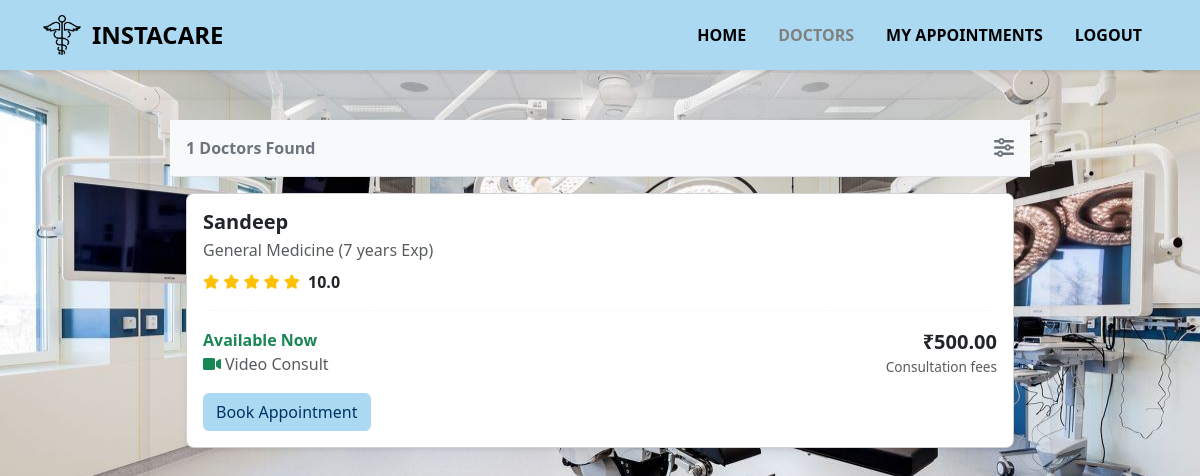
Screenshot of /doctor/ with the database file from the repository.
### doctor/models.py (models this page shows, shortened)
class Doctor(models.Model):
    name = models.CharField(max_length=100)
    specialization = models.CharField(max_length=100)
    hospital = models.CharField(max_length=100)
    experience = models.IntegerField()
    is_available = models.BooleanField(default=True)
    fee = models.DecimalField(max_digits=6, decimal_places=2,default=500)
    rating = models.FloatField()
    address= models.TextField(default='Not Provided')

### doctor/views.py (the view)
# urls.py: path('', views.doctor, name='doctor'),
def doctor(request):
    doctors = Doctor.objects.all()
    return render(request, 'doctor.html', {'doctors': doctors})

### templates/doctor.html (shortened to what this page needs)
{% load static %}
<!DOCTYPE html>
<html lang="en">
<head>
  <link href="https://cdn.jsdelivr.net/npm/bootstrap@5.3.3/dist/css/bootstrap.min.css" rel="stylesheet">
  <link rel="stylesheet" href="https://cdnjs.cloudflare.com/ajax/libs/font-awesome/6.0.0-beta3/css/all.min.css">
  <link rel="stylesheet" href="{% static 'css/style4.css' %}">
</head>
<body>
<nav class="navbar navbar-expand-lg">
  <div class="container d-flex justify-content-between align-items-center">
    <div class="d-flex align-items-center logo">
      <img src="{% static 'images/logo.png' %}" alt="Logo" style="height: 40px; margin-right: 10px;" />
      <span>INSTACARE</span>
    </div>
    <ul class="nav d-none d-lg-flex">
      <li class="nav-item"><a href="{% url 'patient_dashboard' %}" class="nav-link">HOME</a></li>
      <li class="nav-item"><a href="{% url 'doctor' %}" class="nav-link active">DOCTORS</a></li>
      <li class="nav-item"><a href="{% url 'appointment_dashboard' %}" class="nav-link">MY APPOINTMENTS</a></li>
      <li class="nav-item"><a href="{% url 'logout' %}" class="nav-link">LOGOUT</a></li>
    </ul>
  </div>
</nav>
<div class="container-fluid p-0 d-flex justify-content-center">
  <div class="app-container">
    <section class="d-flex justify-content-between align-items-center p-3 border-bottom bg-light filter-section">
      <div class="text-secondary fw-semibold">
        {{ doctors|length }} Doctors Found
      </div>
      <i class="fas fa-sliders-h fs-5 text-secondary"></i>
    </section>
    <main class="doctor-list p-3">
      {% for doctor in doctors %}
      <div class="card mb-3 shadow-sm rounded-3">
        <div class="card-body">
          <div class="d-flex align-items-start mb-3">
            <div class="flex-grow-1">
              <h5 class="card-title mb-1 fw-bold">{{ doctor.name }}</h5>
              <p class="card-text text-muted mb-2">{{ doctor.specialization }} ({{ doctor.experience }} years Exp)</p>
              <div class="d-flex align-items-center rating">
                {% for i in "12345" %}
                  {% if forloop.counter <= doctor.rating %}
                    <i class="fas fa-star filled me-1 text-warning"></i>
                  {% elif doctor.rating|floatformat:1 == forloop.counter0|add:"0.5" %}
                    <i class="fas fa-star-half-alt filled me-1 text-warning"></i>
                  {% else %}
                    <i class="far fa-star me-1 text-muted"></i>
                  {% endif %}
                {% endfor %}
                <span class="fw-bold text-dark ms-1">{{ doctor.rating|floatformat:1 }}</span>
              </div>
            </div>
          </div>
          <hr class="my-3 border-dashed">
          <div class="d-flex justify-content-between align-items-center mb-3">
            <div>
              {% if doctor.is_available %}
              <div class="text-success fw-bold">Available Now</div>
              <div class="d-flex align-items-center text-muted fs-6">
                <i class="fas fa-video text-success me-1"></i>
                <span>Video Consult</span>
              </div>
              {% else %}
              <div class="text-danger fw-bold">Not Available Now</div>
              <div class="d-flex align-items-center text-muted fs-6">
                <i class="fas fa-video text-danger me-1"></i>
                <span>Video Consult</span>
              </div>
              {% endif %}
            </div>
            <div class="text-end">
              <div class="fw-bold fs-5 text-dark">₹{{ doctor.fee }}</div>
              <div class="text-muted fs-7">Consultation fees</div>
            </div>
          </div>
          <a href="{% url 'book' %}?doctor_name={{ doctor.name }}&specialization={{ doctor.specialization }}&hospital={{ doctor.hospital }}&rating={{ doctor.rating }}&fee={{ doctor.fee }}&address={{ doctor.address }}" class="btn btn-primary">Book Appointment</a>
        </div>
      </div>
      {% endfor %}
    </main>
  </div>
</div>
</body>
</html>

### static/css/style4.css (style rules this page uses)
.navbar { background-color: #ABD9F1!important; box-shadow: 0 2px 4px rgba(0, 0, 0, 0.1); padding: 15px 0; }
.navbar .logo span { color: black; font-weight: 700; font-size: 1.5rem; }
.navbar .nav-link { color: black !important; font-weight: 600; }
.navbar .nav-link:hover, .navbar .nav-link.active { color: grey !important; }
body { background: url("../images/background.jpg") no-repeat center center/cover; background-size: cover; margin: 0; padding: 0; font-family: 'Segoe UI', Roboto, sans-serif; height:100%; }
.app-container { width: 100%; max-width: 900px; margin: 30px auto; padding: 20px; border-radius: 12px; box-shadow: 0 4px 16px rgba(0, 0, 0, 0.1); display: flex; flex-direction: column; }
.rating .fas.fa-star.filled { color: #ffc107; font-size: 0.9em; }
.border-dashed { border-top: 1px dashed #dee2e6 !important; }
.fs-7 { font-size: 0.85rem !important; }
.btn-primary { background-color: #ABD9F1; border-color: #ABD9F1; color: #003366; }

### rows the page displays
Doctor: name "Sandeep", specialization "General Medicine", experience "7", rating "10.0", is_available "Available Now", fee "500.00"

### other values shown
{{ doctors|length }} "1"
